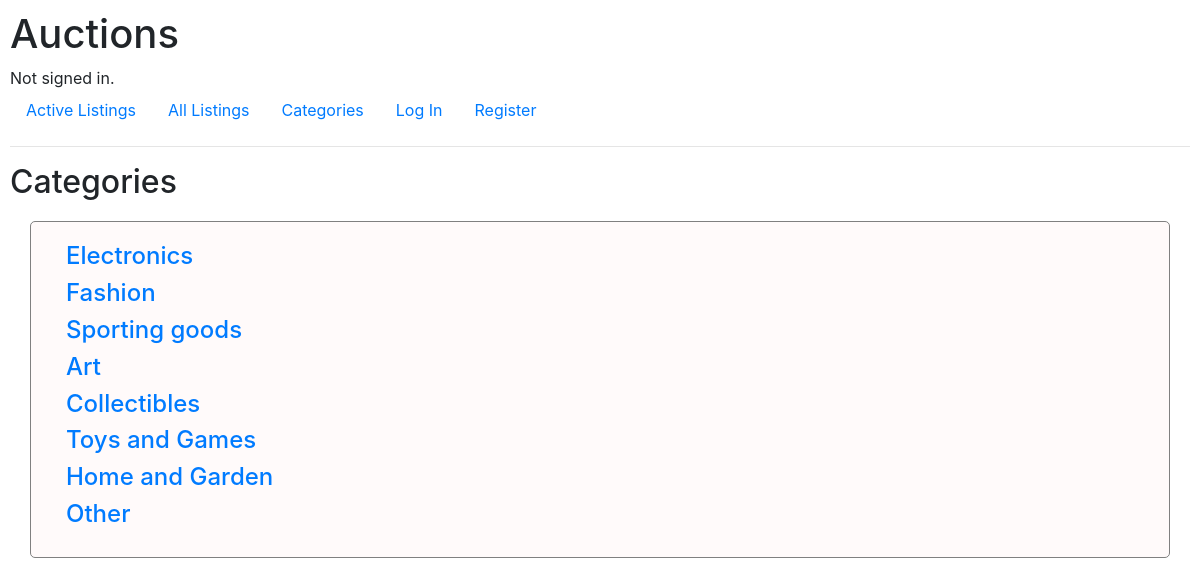
The page /category/ on the database its author committed.
### auctions/models.py (models this page shows)
class Category(models.Model):
    name = models.CharField(max_length=64, unique=True)
    def __str__(self):
        return f"{self.name}"

### auctions/views.py (the view)
# urls.py: path("category/", views.category_view, name="category"),
def category_view(request):
    categories = Category.objects.all()
    context = {
        'categories': categories,
    }
    return render(request, 'auctions/categories.html', context)

### auctions/templates/auctions/categories.html (shortened to what this page needs)
{% extends "auctions/layout.html" %}
{% block body %}
        <h2>Categories</h2>
        <div class="row listing">
            <div class="col">
                <div>
                    {% for category in categories %}
                        <a href="{% url 'index-by-category' category %}"><h4>{{ category }}</h4></a>
                    {% endfor %}
                </div>
            </div>
        </div>
{% endblock %}

### auctions/static/auctions/styles.css (style rules this page uses)
body { padding: 10px; }
.listing { padding: 20px; margin: 20px; border: 1px solid gray; border-radius: 5px; background-color: snow; }

### rows shown on the page
Category: name "Electronics"
Category: name "Fashion"
Category: name "Sporting goods"
Category: name "Art"
Category: name "Collectibles"
Category: name "Toys and Games"
Category: name "Home and Garden"
Category: name "Other"
